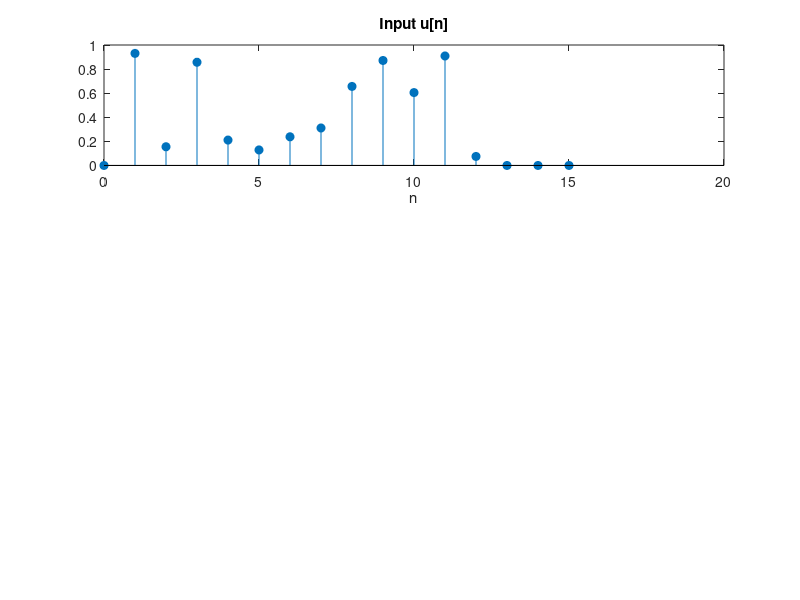

Recreate this plot in MATLAB. (Note: this script raises an error after producing the figure.)
%% Sample 9-2
%% 離散ウェーブレット変換
% ブロックDCTのフィルタバンク実装
% 
% 画像処理特論
% 
% 村松 正吾 
% 
% 動作確認: MATLAB R2023a
%% Discrete wavelet transform
% Filter bank implementation of block DCT
% 
% Advanced Topics in Image Processing
% 
% Shogo MURAMATSU
% 
% Verified: MATLAB R2023a
% 準備
% (Preparation)

close all
%% ブロックサイズの設定
% (Settings of block size)

% # of channels
nChs = 4;
%% 入力信号の生成
% (Generation of input)

% Input signal
u = rand(1,3*nChs);
u = [0 u zeros(1,nChs-1)];
% 並列フィルタバンク実装
% (Parallel filter bank implementation)

% DCT matrix
P =  dctmtx(nChs);

% IDCT matrix
Q = P.';

% Analysis process
s = cell(nChs,1);
for iCh = 1:nChs
    hk = fliplr(P(iCh,:));
    % Decimation
    s{iCh} = downsample(conv(hk,u),nChs); 
end
s = cell2mat(s);

% Synthesis process
v = 0;
for iCh = 1:nChs
    fk = Q(:,iCh);
    % Interpolation
    vk = conv(fk,upsample(s(iCh,:),nChs));
    v = v + vk;
end
%% 信号表示
% (Signal display)

figure(1)
subplot(3,nChs,1:nChs)
stem(0:length(u)-1,u,'filled')
title('Input u[n]')
xlabel('n')
ax = gca;
ax.XLim =[ 0 length(v)];

for iCh = 1:nChs
    subplot(3,nChs,nChs+iCh)
    stem(0:size(s,2)-1,s(iCh,:),'filled')
    title(['Subbnad s_' num2str(iCh-1) '[m]'])
    xlabel('m')
    ax = gca;
    ax.YLim =[ min(s(:)) max(s(:)) ];
end

subplot(3,nChs,2*nChs+(1:nChs))
stem(0:length(v)-1,v,'filled')
title('Outut v[n]')
xlabel('n')
ax = gca;
ax.XLim =[ 0 length(v)];
% 合成フィルタのインパルス応答（基底ベクトル）
% (Impluse responses of synthesis filters; basis vectors)

figure(2)
for iCh = 1:nChs
    fk = Q(:,iCh);
    subplot(nChs/2,2,iCh)
    stem(0:length(fk)-1,fk,'filled')
    title([ 'f_' num2str(iCh-1) '[m]' ])
    xlabel('m')
    ax = gca;
    ax.YLim =[ min(Q(:)) max(Q(:)) ];
end
% 合成フィルタの周波数応答（基底ベクトル）
% (Frequency responses of synthesis filters; basis vectors)

figure(3)
fftPoints = 512;
F = zeros(fftPoints,nChs);
legends = cell(nChs,1);
for iCh = 1:nChs
    fk = Q(:,iCh); 
    if iCh == 1
        [F(:,iCh),W] = freqz(fk,1,fftPoints);
    else
        F(:,iCh) = freqz(fk,1,fftPoints);
    end
    legends{iCh} = [ 'F_' num2str(iCh-1) ];
end
plot(W/pi,abs(F)) %20*log10(abs(F)))
axis([0 1 0 ceil(sqrt(nChs))]) %-70 10])
xlabel('Normalized Frequency (x\pi rad/sample)')
ylabel('Magnitude') % (dB)')
legend(legends,'Location','southeast')
grid on
% ポリフェーズ行列実装
% (Polyphase matrix implemenation)
% 
% 分析合成処理 (Analysis and synthesis process)
% 
% $$\mathbf{E}(z)=\left(\begin{array}{cccc}  h_0[0] &h_0[1] & \cdots & h_0[M-1] 
% \\ h_1[0]& h_1[1] & \cdots & h_1[M-1] \\ \vdots & \vdots & \ddots & \vdots \\h_{M-1}[0] 
% & h_{M-1}[1] & \cdots & h_{M-1}[M-1]\end{array}\right)$$
% 
% $$\mathbf{R}(z)=\left(\begin{array}{cccc}  f_0[M-1] &f_1[M-1] &\cdots&f_{M-1}[M-1] 
% \\ f_0[M-2]& f_1[M-2] & \cdots & f_{M-1}[M-2] \\\vdots & \vdots & \ddots & \vdots 
% \\f_0[0] & f_1[0] & \cdots & f_{M-1}[0]\end{array}\right)$$
% 
% 

% Input Signal
u = [zeros(1,nChs-1) u 0 ]; % Adjust delay for downsampling
disp(u)

% Serial/Parallel conversion
x = cell(nChs,1);
idx = 1;
for phase = 0:nChs-1
    x{idx} = downsample(u,nChs,mod(nChs-1-phase,nChs));
    idx = idx + 1;
end
x = cell2mat(x);
disp(x)

% Analysis process w/ the polyphase matrix
E = fliplr(P); % E = PJ
s = E*x;
disp(s)
% Synthesis process w/ the polyphase matrix
R = flipud(Q); % R = JQ
y = R*s;
disp(y)
% Parallel/Serial conversion
v = 0;
idx = 1;
for phase = nChs-1:-1:0
    v = v + upsample(y(idx,:),nChs,phase);
    idx = idx + 1;
end
disp(v)
%% 
% © Copyright, Shogo MURAMATSU, All rights reserved.
